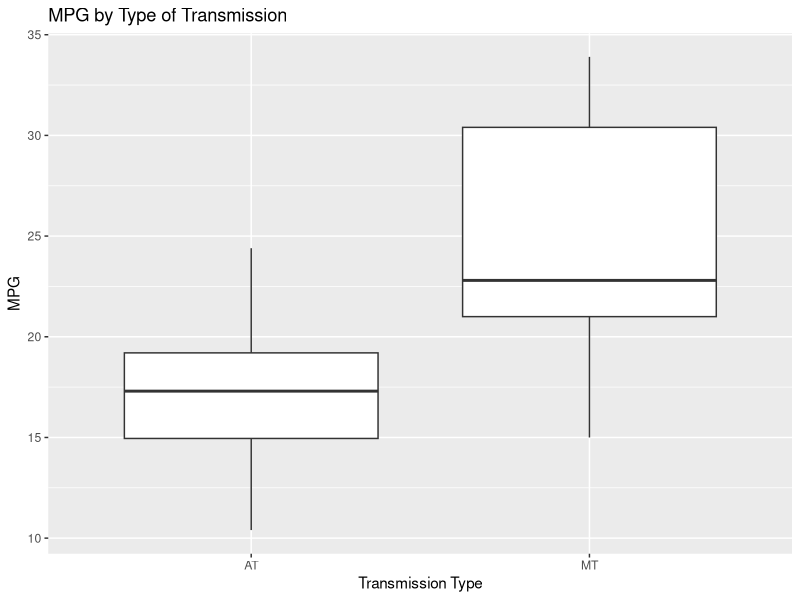
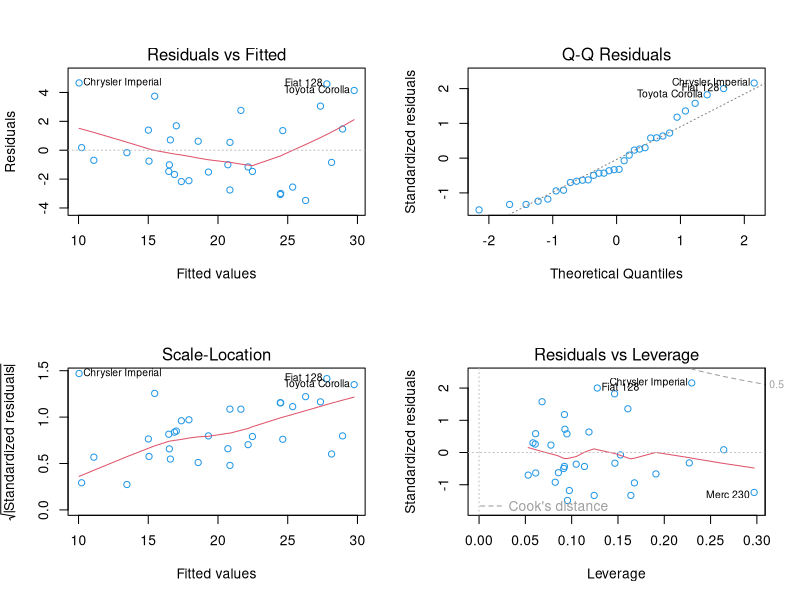

The R script that drew these images, in order:
## ---- chunk 1
knitr::opts_chunk$set(echo = TRUE)
## ---- chunk 2
library(ggplot2)
data(mtcars)
## ---- chunk 3
str(mtcars)
## ---- chunk 4
mtcars$am<-as.factor(mtcars$am)
levels(mtcars$am)<-c("AT", "MT")
## ---- chunk 5
aggregate(mpg~am, data=mtcars, mean)
## ---- chunk 6
ggplot(data = mtcars, aes(am,mpg)) + geom_boxplot() + labs(x= "Transmission Type", y = "MPG", title = "MPG by Type of Transmission")
## ---- chunk 7
at<-mtcars[mtcars$am == "AT",]
mt<-mtcars[mtcars$am == "MT",]
t.test(at$mpg, mt$mpg)
## ---- chunk 8
reg1 <-lm(mpg~am, data = mtcars)
summary(reg1)
## ---- chunk 9
reg2 = step(lm(data = mtcars, mpg ~ .),trace=0)
summary(reg2)
## ---- chunk 10
par(mfrow = c(2,2))
plot(reg2, col = 4)
